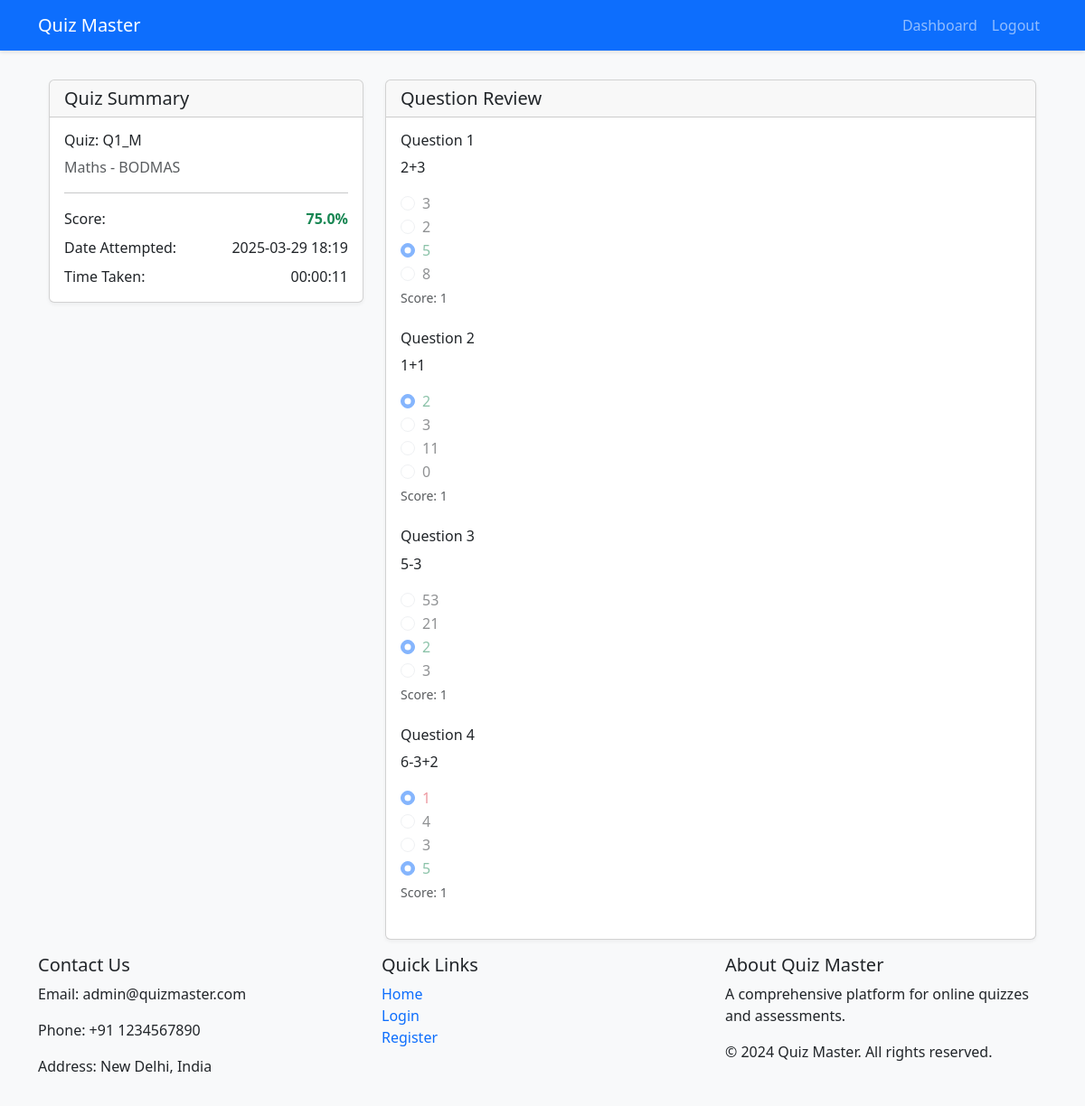
/user/quizzes/attempts/2/result (signed in), run on the app's committed database.
### app.py (models this page shows)
class Quiz(db.Model):
    id = db.Column(db.Integer, primary_key=True)
    title = db.Column(db.String(200), nullable=False)
    chapter_id = db.Column(db.Integer, db.ForeignKey('chapter.id'), nullable=False)
    date_of_quiz = db.Column(db.DateTime, nullable=False)
    duration = db.Column(db.Integer, nullable=False)  # in minutes
    questions = db.relationship('Question', backref='quiz', lazy=True, cascade='all, delete-orphan')
    attempts = db.relationship('QuizAttempt', backref='quiz', lazy=True)
    chapter = db.relationship('Chapter', backref='quizzes', lazy=True)

class Subject(db.Model):
    id = db.Column(db.Integer, primary_key=True)
    name = db.Column(db.String(100), nullable=False)
    description = db.Column(db.Text)
    resource = db.Column(db.Text)
    chapters = db.relationship('Chapter', backref='subject', lazy=True)

class Chapter(db.Model):
    id = db.Column(db.Integer, primary_key=True)
    name = db.Column(db.String(100), nullable=False)
    description = db.Column(db.Text)
    subject_id = db.Column(db.Integer, db.ForeignKey('subject.id'), nullable=False)

class QuizAttempt(db.Model):
    id = db.Column(db.Integer, primary_key=True)
    user_id = db.Column(db.Integer, db.ForeignKey('user.id'), nullable=False)
    quiz_id = db.Column(db.Integer, db.ForeignKey('quiz.id'), nullable=False)
    date_attempted = db.Column(db.DateTime, nullable=False, default=datetime.utcnow)
    start_time = db.Column(db.DateTime, nullable=False, default=datetime.utcnow)
    score = db.Column(db.Float, nullable=False)
    answers = db.relationship('Answer', backref='attempt', lazy=True)

class Answer(db.Model):
    id = db.Column(db.Integer, primary_key=True)
    attempt_id = db.Column(db.Integer, db.ForeignKey('quiz_attempt.id'), nullable=False)
    question_id = db.Column(db.Integer, db.ForeignKey('question.id'), nullable=False)
    selected_option = db.Column(db.Integer, nullable=False)  # 1, 2, 3, or 4
    question = db.relationship('Question', backref='answers', lazy=True)

class Question(db.Model):
    id = db.Column(db.Integer, primary_key=True)
    quiz_id = db.Column(db.Integer, db.ForeignKey('quiz.id'), nullable=False)
    question_text = db.Column(db.Text, nullable=False)
    option1 = db.Column(db.String(200), nullable=False)
    option2 = db.Column(db.String(200), nullable=False)
    option3 = db.Column(db.String(200), nullable=False)
    option4 = db.Column(db.String(200), nullable=False)
    correct_option = db.Column(db.Integer, nullable=False)  # 1, 2, 3, or 4
    score = db.Column(db.Integer, nullable=False, default=1)  # Score for this question

### app.py (the view)
@app.route('/user/quizzes/attempts/<int:attempt_id>/result')
@login_required
def quiz_result(attempt_id):
    attempt = QuizAttempt.query.get_or_404(attempt_id)
    if attempt.user_id != current_user.id:
        flash('You do not have permission to view this result.', 'error')
        return redirect(url_for('user_dashboard'))
    return render_template('user/quiz_result.html', attempt=attempt)

### app.py (called while the page is built)
@login_manager.user_loader
def load_user(user_id):
    return User.query.get(int(user_id))

### templates/user/quiz_result.html (shortened to what this page needs)
{% extends "base.html" %}
{% block content %}
<div class="container">
    <div class="row">
        <div class="col-md-4">
            <div class="card">
                <div class="card-header">
                    <h5 class="mb-0">Quiz Summary</h5>
                </div>
                <div class="card-body">
                    <h6>Quiz: {{ attempt.quiz.title }}</h6>
                    <p class="text-muted">{{ attempt.quiz.chapter.subject.name }} - {{ attempt.quiz.chapter.name }}</p>
                    <hr>
                    <div class="d-flex justify-content-between">
                        <span>Score:</span>
                        <span class="fw-bold {% if attempt.score >= 70 %}text-success{% elif attempt.score >= 40 %}text-warning{% else %}text-danger{% endif %}">
                            {{ "%.1f"|format(attempt.score) }}%
                        </span>
                    </div>
                    <div class="d-flex justify-content-between mt-2">
                        <span>Date Attempted:</span>
                        <span>{{ attempt.date_attempted.strftime('%Y-%m-%d %H:%M') }}</span>
                    </div>
                    <div class="d-flex justify-content-between mt-2">
                        <span>Time Taken:</span>
                        <span>
                            {% set total_seconds = ((attempt.date_attempted - attempt.start_time).total_seconds())|int %}
                            {% set hours = total_seconds // 3600 %}
                            {% set minutes = (total_seconds % 3600) // 60 %}
                            {% set seconds = total_seconds % 60 %}
                            {{ "%02d:%02d:%02d"|format(hours, minutes, seconds) }}
                        </span>
                    </div>
                </div>
            </div>
        </div>
        <div class="col-md-8">
            <div class="card">
                <div class="card-header">
                    <h5 class="mb-0">Question Review</h5>
                </div>
                <div class="card-body">
                    {% for answer in attempt.answers %}
                    <div class="mb-4">
                        <h6>Question {{ loop.index }}</h6>
                        <p>{{ answer.question.question_text }}</p>
                        <div class="options">
                            {% for i in range(1, 5) %}
                            <div class="form-check">
                                <input class="form-check-input" type="radio" disabled
                                    {% if i == answer.selected_option %}checked{% endif %}
                                    {% if i == answer.question.correct_option %}checked{% endif %}>
                                <label class="form-check-label {% if i == answer.question.correct_option %}text-success{% elif i == answer.selected_option and i != answer.question.correct_option %}text-danger{% endif %}">
                                    {{ answer.question['option' + i|string] }}
                                </label>
                            </div>
                            {% endfor %}
                        </div>
                        <small class="text-muted">Score: {{ answer.question.score }}</small>
                    </div>
                    {% endfor %}
                </div>
            </div>
        </div>
    </div>
</div>
{% endblock %}

### static/css/style.css (style rules this page uses)
body { background-color: #f8f9fa; }
.card { box-shadow: 0 2px 4px rgba(0,0,0,.05); transition: transform 0.2s; }

### data on the page
Quiz: quiz "Q1_M"
Subject: quiz.chapter.subject.name "Maths"
Chapter: quiz.chapter.name "BODMAS"
QuizAttempt: score "75.0", date_attempted "2025-03-29 18:19"
Answer: question.question_text "2+3", option1 "3" "2" "5" "8", selected_option "☑", question.score "1"
Answer: question.question_text "1+1", selected_option "☑", option1 "2" "3" "11" "0", question.score "1"
Answer: question.question_text "5-3", option1 "53" "21" "2" "3", selected_option "☑", question.score "1"
Answer: question.question_text "6-3+2", selected_option "☑" "☑", option1 "1" "4" "3" "5", question.score "1"

### other printed values
{{ "%02d:%02d:%02d"|format(hours, minutes, seconds) }} "00:00:11"
